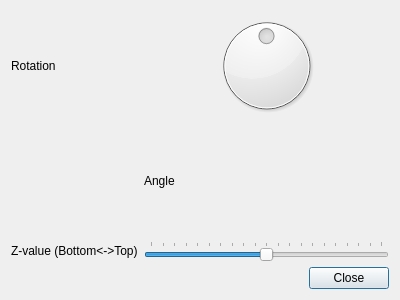
<?xml version="1.0" encoding="UTF-8"?>
<ui version="4.0">
 <class>EditItemDialog</class>
 <widget class="QDialog" name="EditItemDialog">
  <property name="geometry">
   <rect>
    <x>0</x>
    <y>0</y>
    <width>400</width>
    <height>300</height>
   </rect>
  </property>
  <property name="windowTitle">
   <string>Dialog</string>
  </property>
  <layout class="QVBoxLayout" name="verticalLayout">
   <item>
    <layout class="QGridLayout" name="itemPropertiesGrid">
     <item row="0" column="0">
      <widget class="QLabel" name="label">
       <property name="text">
        <string>Rotation</string>
       </property>
      </widget>
     </item>
     <item row="0" column="1">
      <widget class="QDial" name="rotationDial">
       <property name="minimum">
        <number>-180</number>
       </property>
       <property name="maximum">
        <number>180</number>
       </property>
      </widget>
     </item>
     <item row="1" column="1">
      <widget class="QLabel" name="label_2">
       <property name="text">
        <string>Angle</string>
       </property>
      </widget>
     </item>
     <item row="2" column="0">
      <widget class="QLabel" name="label_3">
       <property name="text">
        <string>Z-value (Bottom&lt;-&gt;Top)</string>
       </property>
      </widget>
     </item>
     <item row="2" column="1">
      <widget class="QSlider" name="zSlider">
       <property name="minimum">
        <number>-10</number>
       </property>
       <property name="maximum">
        <number>10</number>
       </property>
       <property name="orientation">
        <enum>Qt::Horizontal</enum>
       </property>
       <property name="tickPosition">
        <enum>QSlider::TicksAbove</enum>
       </property>
      </widget>
     </item>
    </layout>
   </item>
   <item>
    <widget class="QDialogButtonBox" name="buttonBox">
     <property name="orientation">
      <enum>Qt::Horizontal</enum>
     </property>
     <property name="standardButtons">
      <set>QDialogButtonBox::Close</set>
     </property>
    </widget>
   </item>
  </layout>
 </widget>
 <resources/>
 <connections>
  <connection>
   <sender>buttonBox</sender>
   <signal>accepted()</signal>
   <receiver>EditItemDialog</receiver>
   <slot>accept()</slot>
   <hints>
    <hint type="sourcelabel">
     <x>248</x>
     <y>254</y>
    </hint>
    <hint type="destinationlabel">
     <x>157</x>
     <y>274</y>
    </hint>
   </hints>
  </connection>
  <connection>
   <sender>buttonBox</sender>
   <signal>rejected()</signal>
   <receiver>EditItemDialog</receiver>
   <slot>reject()</slot>
   <hints>
    <hint type="sourcelabel">
     <x>316</x>
     <y>260</y>
    </hint>
    <hint type="destinationlabel">
     <x>286</x>
     <y>274</y>
    </hint>
   </hints>
  </connection>
  <connection>
   <sender>rotationDial</sender>
   <signal>valueChanged(int)</signal>
   <receiver>label_2</receiver>
   <slot>setNum(int)</slot>
   <hints>
    <hint type="sourcelabel">
     <x>335</x>
     <y>93</y>
    </hint>
    <hint type="destinationlabel">
     <x>287</x>
     <y>172</y>
    </hint>
   </hints>
  </connection>
 </connections>
</ui>
